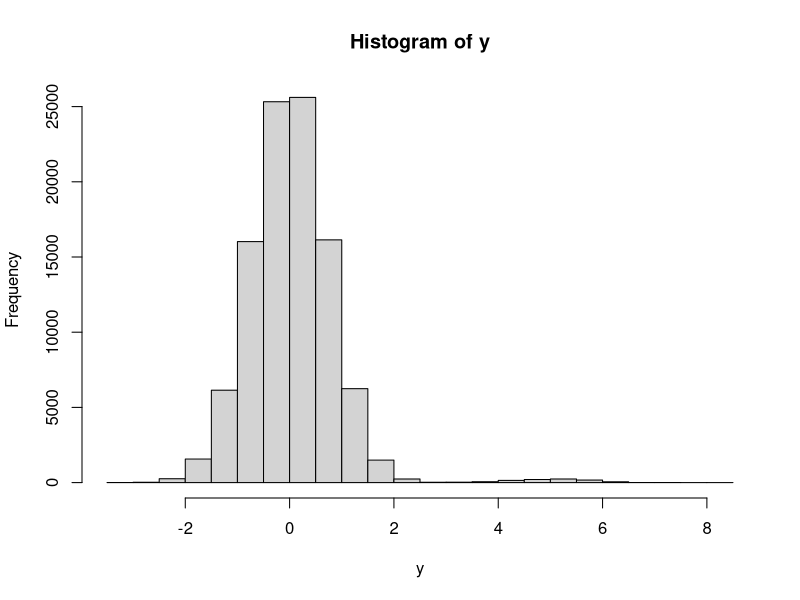

Here is the R script that generated this plot: (Note: this script raises an error after producing the figure.)
## ---- chunk 1
knitr::opts_chunk$set(echo = TRUE)
## ---- chunk 2
set.seed(1104)

pop.m<-20000 # number of clusters
pop.n<- 5 # number within clusters
case.prob<-.01 #probability of case in underlying population
beta<-5 #slope for indicator 
sigma<- .5 #overall standard deviation in the linear model
tau_e<-0.8 #error correlation
x<-rbinom(pop.m,1,prob=case.prob)
x<-rep(x,each=pop.n)

u<-rnorm(pop.m,mean = 0, sd=sqrt(sigma*tau_e)) #cluster samples
u1<-rep(u,each=pop.n) # repeat each cluster sample n times
estar<-rnorm(pop.m*pop.n,mean = 0, sd=sqrt(sigma*(1-tau_e))) # samples within each cluster
err<-u1+estar #total error

y<-beta*x+err
hist(y)
## ---- chunk 3
####ODS Conditional Likelihood Simulation: Jacob M. Maronge 01/09/17

#### Inspired by the paper: Separating between- and within-cluster covariate effects by using conditional and partitioning methods
#### By John M. Neuhaus and Charles E. McCulloch
set.seed(1104)
library(foreach)
library(doParallel)
cores=detectCores()
cl <- makeCluster(3) 
registerDoParallel(cl)
dontprint <- clusterEvalQ(cl,
             {library(nlme)
               pop.m<-20000 # number of clusters
               pop.n<- 5 # number within clusters
               beta<-5 #slope for indicator 
               sigma<- 1 #overall standard deviation in the linear model
               tau_e<-0.8 #error correlation
               norm.sim<-function(pop.m, pop.n, beta,tau_e, sigma){
                 u<-rnorm(pop.m,mean = 0, sd=sqrt(sigma*tau_e)) #cluster samples
                 u1<-rep(u,each=pop.n) # repeat each cluster sample n times
                 estar<-rnorm(pop.m*pop.n,mean = 0, sd=sqrt(sigma*(1-tau_e))) # samples within each cluster
                 err<-u1+estar #total error
                 
                 x<-rnorm(u1,1)
                 x<-as.numeric(x>2.5)
                 y<-beta*x+err
                 dat<-data.frame(y=y,x=x,id=rep(c(1:pop.m),each=pop.n)) #make data
                 agg.dat<-aggregate(y~id, dat, sum) # sum y by id
                 case.samp<-sample(agg.dat$id[agg.dat$y>12],50) #sample cases
                 control.samp<-sample(agg.dat$id[agg.dat$y<12],50)# sample controls
                 samp<-c(case.samp, control.samp)
                 samp.dat<-subset(dat,dat$id%in%samp) # get dataframe for sampled ids
                 samp.agg.dat<-aggregate(x~id, samp.dat, mean) #calculate means for x
                 x_ibar<-rep(samp.agg.dat$x,each=pop.n) # mach means dimensions with dat
                 samp.dat$x_ibar<-x_ibar
                 samp.dat$diff<-samp.dat$x-samp.dat$x_ibar # calculate x_ij-x_ibar
                 
                 fit<-lme(y~diff+x_ibar, data = samp.dat, random = ~1|id)
                 beta.diff.est<-fixed.effects(fit)[2]
                 beta.diff.cov.prob<-(intervals(fit)$fixed[2,1]<=beta&intervals(fit)$fixed[2,3]>=beta)
                 beta.x_ibar.est<-fixed.effects(fit)[3]
                 beta.x_ibar.cov.prob<-(intervals(fit)$fixed[3,1]<=beta&intervals(fit)$fixed[3,3]>=beta)
                 out<-list(beta.diff.est, beta.diff.cov.prob, beta.x_ibar.est,  beta.x_ibar.cov.prob)
                 names(out)<-c("Diff Estimate", "Diff Covered","x_ibar Estimate", "x_ibar Covered")
                 return(out)
               }})

out<-foreach(i=1:2000, .combine=cbind) %dopar% {
  norm.sim(pop.m, pop.n, beta,tau_e, sigma)
  
}
beta.diff.est<-unlist(out[1,])
beta.diff.cov.prob<-unlist(out[2,])
beta.x_ibar.est <- unlist(out[3,])
beta.x_ibar.cov.prob<-unlist(out[4,])
## ---- chunk 4
hist(beta.diff.est)
abline(v = 5, col = "red")
mean(beta.diff.cov.prob)
hist(beta.x_ibar.est)
abline(v = 5, col = "red")
mean(beta.x_ibar.cov.prob)
## ---- chunk 5
set.seed(1104)
library(foreach)
library(doParallel)
cores=detectCores()
cl <- makeCluster(3) 
registerDoParallel(cl)
dontprint <- clusterEvalQ(cl,
             {library(nlme)
               pop.m<-20000 # number of clusters
               pop.n<- 5 # number within clusters
               beta<-5 #slope for indicator 
               sigma<- 1 #overall standard deviation in the linear model
               tau_e<-0.8 #error correlation
               norm.sim<-function(pop.m, pop.n, beta,tau_e, sigma){
                 u<-rnorm(pop.m,mean = 0, sd=sqrt(sigma*tau_e)) #cluster samples
                 u1<-rep(u,each=pop.n) # repeat each cluster sample n times
                 estar<-rnorm(pop.m*pop.n,mean = 0, sd=sqrt(sigma*(1-tau_e))) # samples within each cluster
                 err<-u1+estar #total error
                 
                 x<-rnorm(u1,1)
                 y<-beta*x+err
                 dat<-data.frame(y=y,x=x,id=rep(c(1:pop.m),each=pop.n)) #make data
                 agg.dat<-aggregate(y~id, dat, sum) # sum y by id
                 case.samp<-sample(agg.dat$id[agg.dat$y>12],50) #sample cases
                 control.samp<-sample(agg.dat$id[agg.dat$y<12],50)# sample controls
                 samp<-c(case.samp, control.samp)
                 samp.dat<-subset(dat,dat$id%in%samp) # get dataframe for sampled ids
                 samp.agg.dat<-aggregate(x~id, samp.dat, mean) #calculate means for x
                 x_ibar<-rep(samp.agg.dat$x,each=pop.n) # mach means dimensions with dat
                 samp.dat$x_ibar<-x_ibar
                 samp.dat$diff<-samp.dat$x-samp.dat$x_ibar # calculate x_ij-x_ibar
                 
                 fit<-lme(y~diff+x_ibar, data = samp.dat, random = ~1|id)
                 beta.diff.est<-fixed.effects(fit)[2]
                 beta.diff.cov.prob<-(intervals(fit)$fixed[2,1]<=beta&intervals(fit)$fixed[2,3]>=beta)
                 beta.x_ibar.est<-fixed.effects(fit)[3]
                 beta.x_ibar.cov.prob<-(intervals(fit)$fixed[3,1]<=beta&intervals(fit)$fixed[3,3]>=beta)
                 out<-list(beta.diff.est, beta.diff.cov.prob, beta.x_ibar.est,  beta.x_ibar.cov.prob)
                 names(out)<-c("Diff Estimate", "Diff Covered","x_ibar Estimate", "x_ibar Covered")
                 return(out)
               }})

out<-foreach(i=1:2000, .combine=cbind) %dopar% {
  norm.sim(pop.m, pop.n, beta,tau_e, sigma)
  
}
beta.diff.est<-unlist(out[1,])
beta.diff.cov.prob<-unlist(out[2,])
beta.x_ibar.est <- unlist(out[3,])
beta.x_ibar.cov.prob<-unlist(out[4,])

## ---- chunk 6
hist(beta.diff.est)
abline(v = 5, col = "red")
mean(beta.diff.cov.prob)
hist(beta.x_ibar.est)
abline(v = 5, col = "red")
mean(beta.x_ibar.cov.prob)
## ---- chunk 7
library(lme4)
set.seed(1104)

pop.m<-20000 # number of clusters
pop.n<- 5 # number within clusters
beta1<-3 #slope for indicator 
beta0<--1.5 #intercept terms
tau_sq<-0.5 #variance of random intercept
reps=2000
beta.diff.est<-vector(length = reps)
beta.x_ibar.est<-vector(length = reps)
beta.int.est<-vector(length = reps)
  u<-rnorm(pop.m,mean = 0, sd=sqrt(tau_sq)) #cluster samples
  u1<-rep(u,each=pop.n) # repeat each cluster sample n times
  x<-rnorm(u1,1)
  x<-as.numeric(x>2.5)
  z<-beta0+beta1*x+u1
  pr<-1/(1+exp(-z))
  y<-rbinom(n=pop.m*pop.n,size = 1,prob = pr )
  dat<-data.frame(y=y,x=x,id=rep(c(1:pop.m),each=pop.n)) #make data
  agg.dat<-aggregate(y~id, dat, sum) # sum y by id
  case.samp<-sample(agg.dat$id[agg.dat$y>=4],250) #sample cases
  control.samp<-sample(agg.dat$id[agg.dat$y<4],250)# sample controls
  samp<-c(case.samp, control.samp)
  samp.dat<-subset(dat,dat$id%in%samp) # get dataframe for sampled ids
  samp.agg.dat<-aggregate(x~id, samp.dat, mean) #calculate means for x
  par(mfrow=c(2,2))
  hist(x,main="Histogram of X",xlab = "X")
  hist(pr,main="Histogram of Probabilities",xlab = "Probabilities",xlim = c(0,1))
  hist(y,main="Histogram of Y",xlab = "Y")
  hist(agg.dat$y,main = "Histogram of Aggregated Sums",xlab = "Sum of Y Over Subject")
## ---- chunk 8
set.seed(1104)
library(foreach)
library(doParallel)
cl <- makeCluster(3)  #not to overload your computer
registerDoParallel(cl)
dontprint <- clusterEvalQ(cl,
             {library(lme4)
               pop.m<-80000 # number of clusters
               pop.n<- 5 # number within clusters
               beta1<-3 #slope for indicator 
               beta0<--1.5 #intercept terms
               tau_sq<-.5 #variance of random intercept
               logit.sim<-function(pop.m, pop.n, beta1,beta0,tau_sq){
                 library(lme4)
                 u<-rnorm(pop.m,mean = 0, sd=sqrt(tau_sq)) #cluster samples
                 u1<-rep(u,each=pop.n) # repeat each cluster sample n times
                 x<-rnorm(u1,1)
                 x<-as.numeric(x>2.5)
                 z<-beta0+beta1*x+u1
                 pr<-1/(1+exp(-z))
                 y<-rbinom(n=pop.m*pop.n,size = 1,prob = pr )
                 dat<-data.frame(y=y,x=x,id=rep(c(1:pop.m),each=pop.n)) #make data
                 agg.dat<-aggregate(y~id, dat, sum) # sum y by id
                 case.samp<-sample(agg.dat$id[agg.dat$y>=4],250) #sample cases
                 control.samp<-sample(agg.dat$id[agg.dat$y<4],250)# sample controls
                 samp<-c(case.samp, control.samp)
                 samp.dat<-subset(dat,dat$id%in%samp) # get dataframe for sampled ids
                 samp.agg.dat<-aggregate(x~id, samp.dat, mean) #calculate means for x
                 x_ibar<-rep(samp.agg.dat$x,each=pop.n) # mach means dimensions with dat
                 samp.dat$x_ibar<-(x_ibar)
                 samp.dat$diff<-(samp.dat$x-samp.dat$x_ibar) # calculate x_ij-x_ibar
                 
                 fit.logit<-glmer(y~diff+x_ibar+(1|id),data = samp.dat,
                                  family = binomial(link = "logit"), 
                                  glmerControl(optimizer = c("bobyqa","Nelder_Mead")) )
                 
                 beta.int.est<-coef(summary(fit.logit))[1,1]
                 beta.int.cov.prob<-((coef(summary(fit.logit))[1,1]-qt(.975, df=2000)*coef(summary(fit.logit))[1,2])<=beta0&(coef(summary(fit.logit))[1,1]+qt(.975, df=2000)*coef(summary(fit.logit))[1,2])>=beta0)
                 beta.diff.est<-coef(summary(fit.logit))[2,1]
                 beta.diff.cov.prob<-((coef(summary(fit.logit))[2,1]-qt(.975, df=2000)*coef(summary(fit.logit))[2,2])<=beta1&(coef(summary(fit.logit))[2,1]+qt(.975, df=2000)*coef(summary(fit.logit))[2,2])>=beta1)
                 beta.x_ibar.est<-coef(summary(fit.logit))[3,1]
                 beta.x_ibar.cov.prob<-((coef(summary(fit.logit))[3,1]-qt(.975, df=2000)*coef(summary(fit.logit))[3,2])<=beta1&(coef(summary(fit.logit))[3,1]+qt(.975, df=2000)*coef(summary(fit.logit))[3,2])>=beta1)
                 out<-list(beta.int.est, beta.int.cov.prob, beta.diff.est, beta.diff.cov.prob, beta.x_ibar.est, beta.x_ibar.cov.prob)
                 names(out)<-c("Intercept Estimate", "Intercept Covered", "Diff Estimate", "Diff Covered", "x_ibar Estimate", "x_ibar Covered")
                 return(out)
               }}
               )


out<-foreach(i=1:2000, .combine=cbind) %dopar% {
  logit.sim(pop.m, pop.n, beta1,beta0,tau_sq)
  
}
beta.int.est<-unlist(out[1,])
beta.int.cov.prob<-unlist(out[2,])
beta.diff.est<-unlist(out[3,])
beta.diff.cov.prob<-unlist(out[4,])
beta.x_ibar.est<-unlist(out[5,])
beta.x_ibar.cov.prob<-unlist(out[6,]) 
## ---- chunk 9
hist(beta.int.est,main = "Histogram of intercept estimates",xlim = c(-1.5,0))
abline(v = -1.5, col = "red")
mean(beta.int.cov.prob)
hist(beta.diff.est, main = "Coefficient of (x_ij-x_ibar) estimates")
abline(v = 3, col = "red")
mean(beta.diff.cov.prob)
hist(beta.x_ibar.est, main = "Coefficient of x_ibar Estimates")
abline(v = 3, col = "red")
mean(beta.x_ibar.cov.prob)
## ---- chunk 10
library(lme4)
set.seed(1104)

pop.m<-20000 # number of clusters
pop.n<- 5 # number within clusters
beta1<-3 #slope for indicator 
beta0<--1.5 #intercept terms
tau_sq<-0.5 #variance of random intercept
reps=2000
beta.diff.est<-vector(length = reps)
beta.x_ibar.est<-vector(length = reps)
beta.int.est<-vector(length = reps)
  u<-rnorm(pop.m,mean = 0, sd=sqrt(tau_sq)) #cluster samples
  u1<-rep(u,each=pop.n) # repeat each cluster sample n times
  x<-rnorm(u1,1)
  z<-beta0+beta1*x+u1
  pr<-1/(1+exp(-z))
  y<-rbinom(n=pop.m*pop.n,size = 1,prob = pr )
  dat<-data.frame(y=y,x=x,id=rep(c(1:pop.m),each=pop.n)) #make data
  agg.dat<-aggregate(y~id, dat, sum) # sum y by id
  case.samp<-sample(agg.dat$id[agg.dat$y>=4],250) #sample cases
  control.samp<-sample(agg.dat$id[agg.dat$y<4],250)# sample controls
  samp<-c(case.samp, control.samp)
  samp.dat<-subset(dat,dat$id%in%samp) # get dataframe for sampled ids
  samp.agg.dat<-aggregate(x~id, samp.dat, mean) #calculate means for x
  par(mfrow=c(2,2))
  hist(x,main="Histogram of X",xlab = "X")
  hist(pr,main="Histogram of Probabilities",xlab = "Probabilities",xlim = c(0,1))
  hist(y,main="Histogram of Y",xlab = "Y")
  hist(agg.dat$y,main = "Histogram of Aggregated Sums",xlab = "Sum of Y Over Subject")
## ---- chunk 11
set.seed(1104)
library(foreach)
library(doParallel)
cores=detectCores()
cl <- makeCluster(3) 
registerDoParallel(cl)
dontprint <- clusterEvalQ(cl,
             {library(lme4)
               pop.m<-80000 # number of clusters
               pop.n<- 5 # number within clusters
               beta1<-3 #slope for indicator 
               beta0<--1.5 #intercept terms
               tau_sq<-.5 #variance of random intercept
               logit.sim<-function(pop.m, pop.n, beta1,beta0,tau_sq){
                 library(lme4)
                 u<-rnorm(pop.m,mean = 0, sd=sqrt(tau_sq)) #cluster samples
                 u1<-rep(u,each=pop.n) # repeat each cluster sample n times
                 x<-rnorm(u1,1)
                 z<-beta0+beta1*x+u1
                 pr<-1/(1+exp(-z))
                 y<-rbinom(n=pop.m*pop.n,size = 1,prob = pr )
                 dat<-data.frame(y=y,x=x,id=rep(c(1:pop.m),each=pop.n)) #make data
                 agg.dat<-aggregate(y~id, dat, sum) # sum y by id
                 case.samp<-sample(agg.dat$id[agg.dat$y>=4],250) #sample cases
                 control.samp<-sample(agg.dat$id[agg.dat$y<4],250)# sample controls
                 samp<-c(case.samp, control.samp)
                 samp.dat<-subset(dat,dat$id%in%samp) # get dataframe for sampled ids
                 samp.agg.dat<-aggregate(x~id, samp.dat, mean) #calculate means for x
                 x_ibar<-rep(samp.agg.dat$x,each=pop.n) # mach means dimensions with dat
                 samp.dat$x_ibar<-(x_ibar)
                 samp.dat$diff<-(samp.dat$x-samp.dat$x_ibar) # calculate x_ij-x_ibar
                 
                 fit.logit<-glmer(y~diff+x_ibar+(1|id),data = samp.dat,
                                  family = binomial(link = "logit"), 
                                  glmerControl(optimizer = c("bobyqa","Nelder_Mead")) )
                 
                 beta.int.est<-coef(summary(fit.logit))[1,1]
                 beta.int.cov.prob<-((coef(summary(fit.logit))[1,1]-qt(.975, df=2000)*coef(summary(fit.logit))[1,2])<=beta0&(coef(summary(fit.logit))[1,1]+qt(.975, df=2000)*coef(summary(fit.logit))[1,2])>=beta0)
                 beta.diff.est<-coef(summary(fit.logit))[2,1]
                 beta.diff.cov.prob<-((coef(summary(fit.logit))[2,1]-qt(.975, df=2000)*coef(summary(fit.logit))[2,2])<=beta1&(coef(summary(fit.logit))[2,1]+qt(.975, df=2000)*coef(summary(fit.logit))[2,2])>=beta1)
                 beta.x_ibar.est<-coef(summary(fit.logit))[3,1]
                 beta.x_ibar.cov.prob<-((coef(summary(fit.logit))[3,1]-qt(.975, df=2000)*coef(summary(fit.logit))[3,2])<=beta1&(coef(summary(fit.logit))[3,1]+qt(.975, df=2000)*coef(summary(fit.logit))[3,2])>=beta1)
                 out<-list(beta.int.est, beta.int.cov.prob, beta.diff.est, beta.diff.cov.prob, beta.x_ibar.est, beta.x_ibar.cov.prob)
                 names(out)<-c("Intercept Estimate", "Intercept Covered", "Diff Estimate", "Diff Covered", "x_ibar Estimate", "x_ibar Covered")
                 return(out)
               }}
)


out<-foreach(i=1:2000, .combine=cbind) %dopar% {
  logit.sim(pop.m, pop.n, beta1,beta0,tau_sq)
  
}
beta.int.est<-unlist(out[1,])
beta.int.cov.prob<-unlist(out[2,])
beta.diff.est<-unlist(out[3,])
beta.diff.cov.prob<-unlist(out[4,])
beta.x_ibar.est<-unlist(out[5,])
beta.x_ibar.cov.prob<-unlist(out[6,])

## ---- chunk 12
hist(beta.int.est,main = "Histogram of intercept estimates",xlim = c(-1.5,0))
abline(v = -1.5, col = "red")
mean(beta.int.cov.prob)
hist(beta.diff.est, main = "Coefficient of (x_ij-x_ibar) estimates")
abline(v = 3, col = "red")
mean(beta.diff.cov.prob)
hist(beta.x_ibar.est, main = "Coefficient of x_ibar Estimates")
abline(v = 3, col = "red")
mean(beta.x_ibar.cov.prob)
## ---- chunk 13
library(survival)
set.seed(1104)

pop.m<-80000 # number of clusters
pop.n<- 5 # number within clusters
beta1<-3 #slope for indicator 
beta0<--1.5 #intercept terms
tau_x<-0.5
sigma<-1
  v<-rnorm(pop.m,mean = 0, sd=sqrt(sigma*tau_x)) #cluster samples
  v1<-rep(v,each=pop.n) # repeat each cluster sample n times
  xstar<-rnorm(pop.m*pop.n,mean = 0, sd=sqrt(sigma*(1-tau_x))) # samples within each cluster
  x<-v1+xstar #total x
  x<-as.numeric(x>.75)
  z<-beta0+beta1*x
  pr<-1/(1+exp(-z))
  y<-rbinom(n=pop.m*pop.n,size = 1,prob = pr )
  dat<-data.frame(y=y,x=x,id=rep(c(1:pop.m),each=pop.n)) #make data
  agg.dat<-aggregate(y~id, dat, sum) # sum y by id
  table(agg.dat$y)
  case.samp<-sample(agg.dat$id[agg.dat$y>=4],250) #sample cases
  control.samp<-sample(agg.dat$id[agg.dat$y<4],250)# sample controls
  samp<-c(case.samp, control.samp)
  samp.dat<-subset(dat,dat$id%in%samp) # get dataframe for sampled ids
  samp.agg.dat<-aggregate(x~id, samp.dat, mean) #calculate means for x
  par(mfrow=c(2,2))
  hist(x,main="Histogram of X",xlab = "X")
  hist(pr,main="Histogram of Probabilities",xlab = "Probabilities",xlim = c(0,1))
  hist(y,main="Histogram of Y",xlab = "Y")
  hist(agg.dat$y,main = "Histogram of Aggregated Sums",xlab = "Sum of Y Over Subject")
## ---- chunk 14
set.seed(1104)
library(foreach)
library(doParallel)
cores=detectCores()
cl <- makeCluster(3) 
registerDoParallel(cl)
dontprint <- clusterEvalQ(cl,
             {library(survival)
               pop.m<-80000 # number of clusters
               pop.n<- 5 # number within clusters
               beta1<-3 #slope for indicator 
               beta0<--1.5 #intercept terms
               tau_x<-0.5
               sigma<-1
               clogit.sim<-function(pop.m, pop.n, beta1,beta0,tau_x, sigma){
                 v<-rnorm(pop.m,mean = 0, sd=sqrt(sigma*tau_x)) #cluster samples
                 v1<-rep(v,each=pop.n) # repeat each cluster sample n times
                 xstar<-rnorm(pop.m*pop.n,mean = 0, sd=sqrt(sigma*(1-tau_x))) # samples within each cluster
                 x<-v1+xstar #total x
                 x<-as.numeric(x>.75)
                 z<-beta0+beta1*x
                 pr<-1/(1+exp(-z))
                 y<-rbinom(n=pop.m*pop.n,size = 1,prob = pr )
                 dat<-data.frame(y=y,x=x,id=rep(c(1:pop.m),each=pop.n)) #make data
                 agg.dat<-aggregate(y~id, dat, sum) # sum y by id
                 table(agg.dat$y)
                 case.samp<-sample(agg.dat$id[agg.dat$y>=4],250) #sample cases
                 control.samp<-sample(agg.dat$id[agg.dat$y<4],250)# sample controls
                 samp<-c(case.samp, control.samp)
                 samp.dat<-subset(dat,dat$id%in%samp) # get dataframe for sampled ids
                 samp.agg.dat<-aggregate(x~id, samp.dat, mean) #calculate means for x
                 x_ibar<-rep(samp.agg.dat$x,each=pop.n) # mach means dimensions with dat
                 samp.dat$x_ibar<-(x_ibar)
                 samp.dat$diff<-(samp.dat$x-samp.dat$x_ibar) # calculate x_ij-x_ibar
                 table(samp.dat$diff,samp.dat$y)
                 fit.clogit<-clogit(y ~ diff + strata(id), samp.dat)
                 beta.diff.est<-coef(fit.clogit)[1]
                 ci<-confint(fit.clogit)
                 beta.diff.cov.prob<-(ci[1,1]<=beta1&ci[1,2]>=beta1)
                 out<-list(beta.diff.est, beta.diff.cov.prob)
                 names(out)<-c("Diff Estimate", "Diff Covered")
                 return(out)
               }})

out<-foreach(i=1:2000, .combine=cbind) %dopar% {
  clogit.sim(pop.m, pop.n, beta1,beta0,tau_x, sigma)
  
}
beta.diff.est<-unlist(out[1,])
beta.diff.cov.prob<-unlist(out[2,])

## ---- chunk 15
hist(beta.diff.est, main = "Estimates of Coefficient (x_ij-x_ibar)")
abline(v = 3, col = "red")
mean(beta.diff.cov.prob)
## ---- chunk 16
library(survival)
set.seed(1104)

pop.m<-80000 # number of clusters
pop.n<- 5 # number within clusters
beta1<-3 #slope for indicator 
beta0<--1.5 #intercept terms
tau_x<-0.5
sigma<-1
  v<-rnorm(pop.m,mean = 0, sd=sqrt(sigma*tau_x)) #cluster samples
  v1<-rep(v,each=pop.n) # repeat each cluster sample n times
  xstar<-rnorm(pop.m*pop.n,mean = 0, sd=sqrt(sigma*(1-tau_x))) # samples within each cluster
  x<-v1+xstar #total x
  z<-beta0+beta1*x
  pr<-1/(1+exp(-z))
  y<-rbinom(n=pop.m*pop.n,size = 1,prob = pr )
  dat<-data.frame(y=y,x=x,id=rep(c(1:pop.m),each=pop.n)) #make data
  agg.dat<-aggregate(y~id, dat, sum) # sum y by id
  table(agg.dat$y)
  case.samp<-sample(agg.dat$id[agg.dat$y>=4],250) #sample cases
  control.samp<-sample(agg.dat$id[agg.dat$y<4],250)# sample controls
  samp<-c(case.samp, control.samp)
  samp.dat<-subset(dat,dat$id%in%samp) # get dataframe for sampled ids
  samp.agg.dat<-aggregate(x~id, samp.dat, mean) #calculate means for x
  par(mfrow=c(2,2))
  hist(x,main="Histogram of X",xlab = "X")
  hist(pr,main="Histogram of Probabilities",xlab = "Probabilities",xlim = c(0,1))
  hist(y,main="Histogram of Y",xlab = "Y")
  hist(agg.dat$y,main = "Histogram of Aggregated Sums",xlab = "Sum of Y Over Subject")
## ---- chunk 17
set.seed(1104)
library(foreach)
library(doParallel)
cores=detectCores()
cl <- makeCluster(3) 
registerDoParallel(cl)
dontprint <- clusterEvalQ(cl,
             {library(survival)
               pop.m<-80000 # number of clusters
               pop.n<- 5 # number within clusters
               beta1<-3 #slope for indicator 
               beta0<--1.5 #intercept terms
               tau_x<-0.5
               sigma<-1
               clogit.sim<-function(pop.m, pop.n, beta1,beta0,tau_x, sigma){
                 v<-rnorm(pop.m,mean = 0, sd=sqrt(sigma*tau_x)) #cluster samples
                 v1<-rep(v,each=pop.n) # repeat each cluster sample n times
                 xstar<-rnorm(pop.m*pop.n,mean = 0, sd=sqrt(sigma*(1-tau_x))) # samples within each cluster
                 x<-v1+xstar #total x
                 z<-beta0+beta1*x
                 pr<-1/(1+exp(-z))
                 y<-rbinom(n=pop.m*pop.n,size = 1,prob = pr )
                 dat<-data.frame(y=y,x=x,id=rep(c(1:pop.m),each=pop.n)) #make data
                 agg.dat<-aggregate(y~id, dat, sum) # sum y by id
                 table(agg.dat$y)
                 case.samp<-sample(agg.dat$id[agg.dat$y>=4],250) #sample cases
                 control.samp<-sample(agg.dat$id[agg.dat$y<4],250)# sample controls
                 samp<-c(case.samp, control.samp)
                 samp.dat<-subset(dat,dat$id%in%samp) # get dataframe for sampled ids
                 samp.agg.dat<-aggregate(x~id, samp.dat, mean) #calculate means for x
                 x_ibar<-rep(samp.agg.dat$x,each=pop.n) # mach means dimensions with dat
                 samp.dat$x_ibar<-(x_ibar)
                 samp.dat$diff<-(samp.dat$x-samp.dat$x_ibar) # calculate x_ij-x_ibar
                 table(samp.dat$diff,samp.dat$y)
                 fit.clogit<-clogit(y ~ diff + strata(id), samp.dat)
                 beta.diff.est<-coef(fit.clogit)[1]
                 ci<-confint(fit.clogit)
                 beta.diff.cov.prob<-(ci[1,1]<=beta1&ci[1,2]>=beta1)
                 out<-list(beta.diff.est, beta.diff.cov.prob)
                 names(out)<-c("Diff Estimate", "Diff Covered")
                 return(out)
               }})

out<-foreach(i=1:2000, .combine=cbind) %dopar% {
  clogit.sim(pop.m, pop.n, beta1,beta0,tau_x, sigma)
  
}
beta.diff.est<-unlist(out[1,])
beta.diff.cov.prob<-unlist(out[2,])
## ---- chunk 18
hist(beta.diff.est, main = "Estimates of Coefficient (x_ij-x_ibar)")
abline(v = 3, col = "red")
mean(beta.diff.cov.prob)
